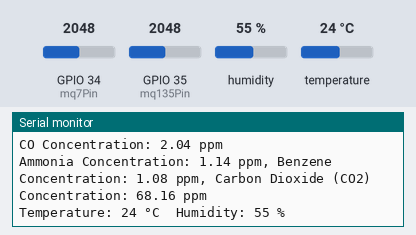
This sketch was run on a simulated ESP32. Parts: the last lines printed to the serial monitor. The inputs (shaded band) are chosen by the test bench; at power-on: humidity 55 %, GPIO 34 (mq7Pin) = 2048, GPIO 35 (mq135Pin) = 2048, temperature 24 °C. WiFi joins after 1.5 s; servers stay silent unless stated.

Above: at 2.7 s.
2.8 s: humidity set to 22 %
At 6.8 s:
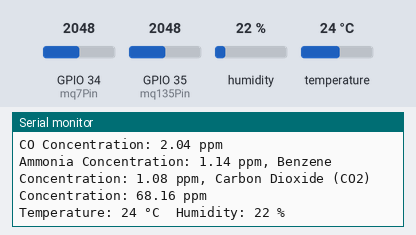
7.1 s: GPIO 34 (mq7Pin) set to 2866
At 10.0 s:
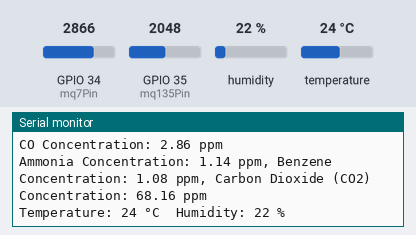
11.4 s: GPIO 35 (mq135Pin) set to 2866
At 13.0 s:
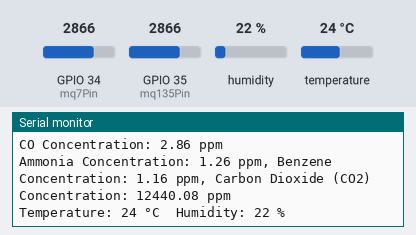
15.7 s: temperature set to 12 °C
At 19.8 s:
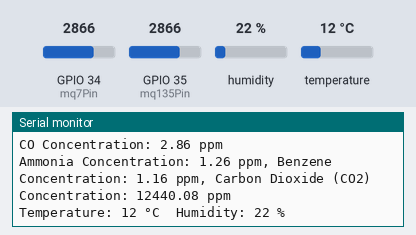
20.0 s: GPIO 34 (mq7Pin) set to 3972
At 23.2 s:
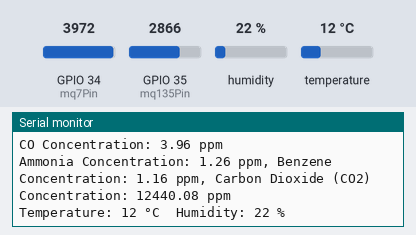
24.3 s: GPIO 35 (mq135Pin) set to 3972
At 27.5 s:
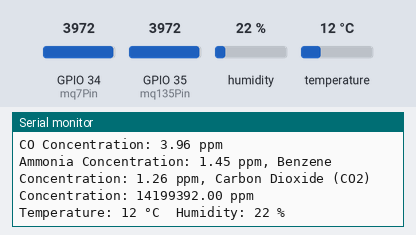
Timing chart, 0 to 29.0 s (numbered marks = the images above; inputs shaded):
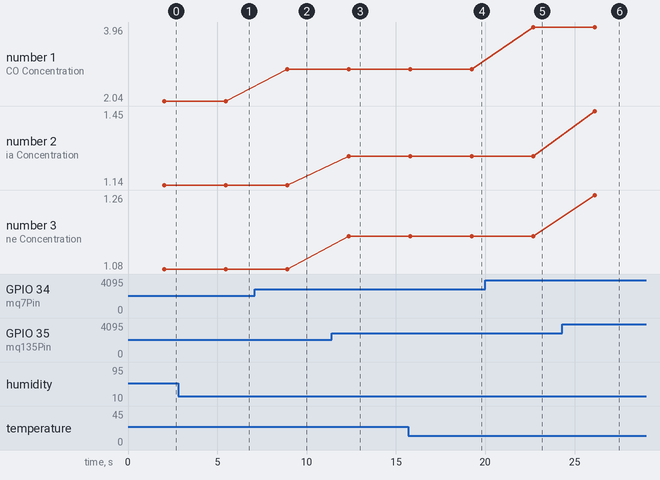

The sketch:

Master_internet_final_code.ino
```cpp
#include <Wire.h>
#include <DHT11.h>
#include <WiFi.h>
#include <ThingSpeak.h> // Include the ThingSpeak library

// WiFi credentials
const char* ssid = "Rick_X7Max";
const char* password = "umdu7901";

// ThingSpeak credentials
const unsigned long channelID = 2499092; // Replace with your ThingSpeak channel ID
const char* apiKey = "Y3IYOZ4LZNYLMJ3J"; // Replace with your ThingSpeak API Key

// Define analog pin for MQ-7 sensor
const int mq7Pin = 34;
// Define analog pin for MQ135 sensor
const int mq135Pin = 35;

// Create an instance of the DHT11 class.
DHT11 dht11(27);

// Define calibration values for MQ135 sensor for different gases (adjust based on sensor calibration)
const float ammoniaRo = 0.055;    // Ro value for Ammonia (NH₃)
const float benzeneRo = 0.035;     // Ro value for Benzene (C₆H₆)
const float co2Ro = 2.8;           // Ro value for Carbon Dioxide (CO₂)

WiFiClient client; // WiFi client object

void setup() {
  Serial.begin(9600); // Initialize serial communication

  // Connect to WiFi
  connectWiFi();

  // Initialize ThingSpeak
  ThingSpeak.begin(client);
}

void loop() {
  // Read MQ-7 sensor value
  int mq7SensorValue = analogRead(mq7Pin);
  float coConcentration = analogToPPM(mq7SensorValue);

  // Read MQ135 sensor value and calculate gas concentrations
  int mq135SensorValue = analogRead(mq135Pin);
  float ammoniaConcentration = calculateGasConcentration(ammoniaRo, mq135SensorValue);
  float benzeneConcentration = calculateGasConcentration(benzeneRo, mq135SensorValue);
  float co2Concentration = calculateGasConcentration(co2Ro, mq135SensorValue)/10;

  // Read DHT11 temperature and humidity values
  int temperature = 0;
  int humidity = 0;
  int dhtResult = dht11.readTemperatureHumidity(temperature, humidity);

  // Print sensor readings to serial monitor
  Serial.print("CO Concentration: ");
  Serial.print(coConcentration);
  Serial.println(" ppm");

  Serial.print("Ammonia Concentration: ");
  Serial.print(ammoniaConcentration);
  Serial.print(" ppm, Benzene Concentration: ");
  Serial.print(benzeneConcentration);
  Serial.print(" ppm, Carbon Dioxide (CO2) Concentration: ");
  Serial.print(co2Concentration);
  Serial.println(" ppm");

  if (dhtResult == 0) {
    Serial.print("Temperature: ");
    Serial.print(temperature);
    Serial.print(" °C\tHumidity: ");
    Serial.print(humidity);
    Serial.println(" %");
  } else {
    Serial.println(DHT11::getErrorString(dhtResult));
  }

  // Update ThingSpeak channel with sensor data
  ThingSpeak.writeField(channelID, 3, coConcentration, apiKey); // Field 1: CO Concentration (ppm)
  ThingSpeak.writeField(channelID, 1, temperature, apiKey);     // Field 2: Temperature (°C)
  ThingSpeak.writeField(channelID, 2, humidity, apiKey);
  ThingSpeak.writeField(channelID, 4, co2Concentration, apiKey);
  ThingSpeak.writeField(channelID, 5 ,ammoniaConcentration, apiKey);
  ThingSpeak.writeField(channelID, 6 ,benzeneConcentration, apiKey);     // Field 3: Humidity (%)

  // Wait for a few seconds before next reading
  delay(1000); // Adjust delay as needed
}

// Function to connect to WiFi
void connectWiFi() {
  Serial.println("Connecting to WiFi...");
  WiFi.begin(ssid, password);
  while (WiFi.status() != WL_CONNECTED) {
    delay(100);
    Serial.println("Connecting to WiFi...");
  }
  Serial.println("Connected to WiFi!");
}

// Function to convert analog value to CO concentration in ppm (example calibration)
float analogToPPM(int sensorValue) {
  // Map sensor value (0-1023) to CO concentration (0-1000 ppm)
  float ppm = 1.02 * sensorValue / 1023.0;
  return ppm;
}

// Function to calculate gas concentration (ppm) based on Ro/Rs ratio for MQ135 sensor
float calculateGasConcentration(float ro, int sensorValue) {
  // Calculate Rs/Ro ratio
  float rsRoRatio = ((sensorValue * ro) / 1023.0) - ro;

  // Use an empirical formula to calculate gas concentration in ppm
  return pow(10, 1.01 * rsRoRatio);
}
```

tesgit1.cpp
```cpp
#include<iostream>
int main()
{
    std::cout<<"Testing!";
}
```

test.cpp
```cpp
#include<iostream>
using namespace std;
int main()
{
    cout<<"Rickgejhgbegbjkeb fiuhfusd";
}
```

testgit2.cpp
```cpp

```

testgit3.cpp
```cpp

```

waste.cpp
```cpp

```

Measured:
- after the input at 2.8 s, the serial monitor: prints a new line after 2.8 s (image 1)
- after the input at 7.1 s, the serial monitor: prints a new line after 1.8 s (image 2)
- after the input at 11.4 s, the serial monitor: prints a new line after 0.95 s (image 3)
- after the input at 15.7 s, the serial monitor: prints a new line after 3.6 s (image 4)
- after the input at 20.0 s, the serial monitor: prints a new line after 2.7 s (image 5)
- after the input at 24.3 s, the serial monitor: prints a new line after 1.8 s (image 6)
- plotted number 1: 2.04 → 2.86 after the input at 7.1 s, 2.86 → 3.96 after the input at 20.0 s
- plotted number 2: 1.14 → 1.26 after the input at 11.4 s, 1.26 → 1.45 after the input at 24.3 s
